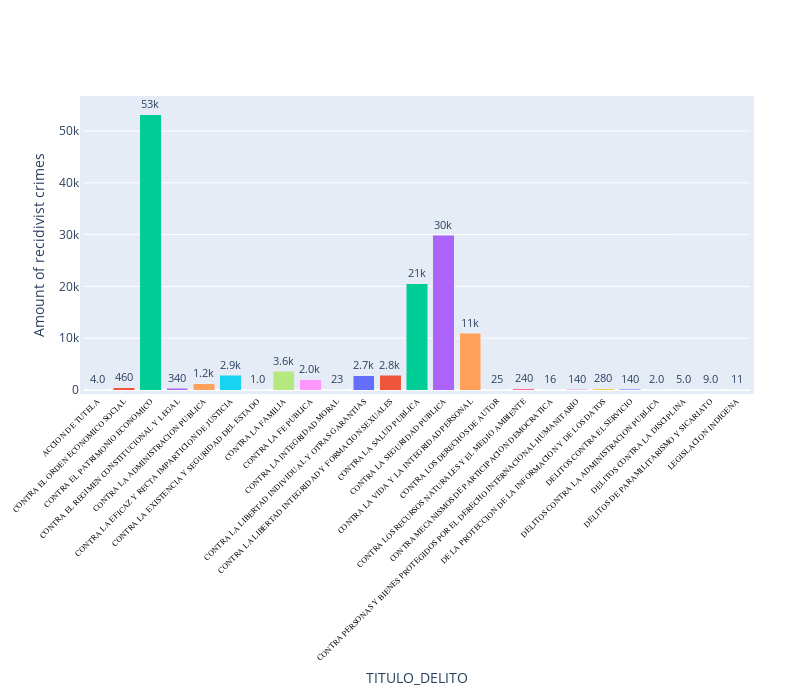

Notebook code cell kept with this figure:
### Code cell
fig = px.bar(df_genero[df_genero["GENERO"]=="MASCULINO"], x='TITULO_DELITO', y='INTERNOEN',
             hover_data=['TITULO_DELITO'], color='TITULO_DELITO',
             labels={'INTERNOEN':'Amount of recidivist crimes'}, height=400, barmode='stack', text="INTERNOEN")
fig.update_traces(texttemplate='%{text:.2s}', textposition='outside')
fig.update_layout(uniformtext_minsize=6, uniformtext_mode='hide', xaxis_tickangle=-45, showlegend=False, autosize=False,
                 width=800, height=700, margin=dict(l=50, r=50, b=100, t=100, pad=4 ))
fig.update_xaxes( tickfont=dict(family='Rockwell', color='black', size=8)) #tickangle=45,

fig.show()

### Figure 1 — Plotly figure (JSON) as saved in the notebook; plotly's stock layout.template omitted (floating-point values rounded to 4 significant figures)
{"data": [{"alignmentgroup": "True", "customdata": [["ACCION DE TUTELA"]], "hovertemplate": "TITULO_DELITO=%{customdata[0]}<br>Amount of recidivist crimes=%{text}<extra></extra>", "legendgroup": "ACCION DE TUTELA", "marker": {"color": "#636efa"}, "name": "ACCION DE TUTELA", "offsetgroup": "ACCION DE TUTELA", "orientation": "v", "showlegend": true, "text": [4], "textposition": "outside", "texttemplate": "%{text:.2s}", "type": "bar", "x": ["ACCION DE TUTELA"], "xaxis": "x", "y": [4], "yaxis": "y"}, {"alignmentgroup": "True", "customdata": [["CONTRA EL ORDEN ECONOMICO SOCIAL"]], "hovertemplate": "TITULO_DELITO=%{customdata[0]}<br>Amount of recidivist crimes=%{text}<extra></extra>", "legendgroup": "CONTRA EL ORDEN ECONOMICO SOCIAL", "marker": {"color": "#EF553B"}, "name": "CONTRA EL ORDEN ECONOMICO SOCIAL", "offsetgroup": "CONTRA EL ORDEN ECONOMICO SOCIAL", "orientation": "v", "showlegend": true, "text": [459], "textposition": "outside", "texttemplate": "%{text:.2s}", "type": "bar", "x": ["CONTRA EL ORDEN ECONOMICO SOCIAL"], "xaxis": "x", "y": [459], "yaxis": "y"}, {"alignmentgroup": "True", "customdata": [["CONTRA EL PATRIMONIO ECONOMICO"]], "hovertemplate": "TITULO_DELITO=%{customdata[0]}<br>Amount of recidivist crimes=%{text}<extra></extra>", "legendgroup": "CONTRA EL PATRIMONIO ECONOMICO", "marker": {"color": "#00cc96"}, "name": "CONTRA EL PATRIMONIO ECONOMICO", "offsetgroup": "CONTRA EL PATRIMONIO ECONOMICO", "orientation": "v", "showlegend": true, "text": [53192], "textposition": "outside", "texttemplate": "%{text:.2s}", "type": "bar", "x": ["CONTRA EL PATRIMONIO ECONOMICO"], "xaxis": "x", "y": [53192], "yaxis": "y"}, {"alignmentgroup": "True", "customdata": [["CONTRA EL REGIMEN CONSTITUCIONAL Y LEGAL"]], "hovertemplate": "TITULO_DELITO=%{customdata[0]}<br>Amount of recidivist crimes=%{text}<extra></extra>", "legendgroup": "CONTRA EL REGIMEN CONSTITUCIONAL Y LEGAL", "marker": {"color": "#ab63fa"}, "name": "CONTRA EL REGIMEN CONSTITUCIONAL Y LEGAL", "offsetgroup": "CONTRA EL REGIMEN CONSTITUCIONAL Y LEGAL", "orientation": "v", "showlegend": true, "text": [339], "textposition": "outside", "texttemplate": "%{text:.2s}", "type": "bar", "x": ["CONTRA EL REGIMEN CONSTITUCIONAL Y LEGAL"], "xaxis": "x", "y": [339], "yaxis": "y"}, {"alignmentgroup": "True", "customdata": [["CONTRA LA ADMINISTRACION PUBLICA"]], "hovertemplate": "TITULO_DELITO=%{customdata[0]}<br>Amount of recidivist crimes=%{text}<extra></extra>", "legendgroup": "CONTRA LA ADMINISTRACION PUBLICA", "marker": {"color": "#FFA15A"}, "name": "CONTRA LA ADMINISTRACION PUBLICA", "offsetgroup": "CONTRA LA ADMINISTRACION PUBLICA", "orientation": "v", "showlegend": true, "text": [1218], "textposition": "outside", "texttemplate": "%{text:.2s}", "type": "bar", "x": ["CONTRA LA ADMINISTRACION PUBLICA"], "xaxis": "x", "y": [1218], "yaxis": "y"}, {"alignmentgroup": "True", "customdata": [["CONTRA LA EFICAZ Y RECTA IMPARTICION DE JUSTICIA"]], "hovertemplate": "TITULO_DELITO=%{customdata[0]}<br>Amount of recidivist crimes=%{text}<extra></extra>", "legendgroup": "CONTRA LA EFICAZ Y RECTA IMPARTICION DE JUSTICIA", "marker": {"color": "#19d3f3"}, "name": "CONTRA LA EFICAZ Y RECTA IMPARTICION DE JUSTICIA", "offsetgroup": "CONTRA LA EFICAZ Y RECTA IMPARTICION DE JUSTICIA", "orientation": "v", "showlegend": true, "text": [2855], "textposition": "outside", "texttemplate": "%{text:.2s}", "type": "bar", "x": ["CONTRA LA EFICAZ Y RECTA IMPARTICION DE JUSTICIA"], "xaxis": "x", "y": [2855], "yaxis": "y"}, {"alignmentgroup": "True", "customdata": [["CONTRA LA EXISTENCIA Y SEGURIDAD DEL ESTADO"]], "hovertemplate": "TITULO_DELITO=%{customdata[0]}<br>Amount of recidivist crimes=%{text}<extra></extra>", "legendgroup": "CONTRA LA EXISTENCIA Y SEGURIDAD DEL ESTADO", "marker": {"color": "#FF6692"}, "name": "CONTRA LA EXISTENCIA Y SEGURIDAD DEL ESTADO", "offsetgroup": "CONTRA LA EXISTENCIA Y SEGURIDAD DEL ESTADO", "orientation": "v", "showlegend": true, "text": [1], "textposition": "outside", "texttemplate": "%{text:.2s}", "type": "bar", "x": ["CONTRA LA EXISTENCIA Y SEGURIDAD DEL ESTADO"], "xaxis": "x", "y": [1], "yaxis": "y"}, {"alignmentgroup": "True", "customdata": [["CONTRA LA FAMILIA"]], "hovertemplate": "TITULO_DELITO=%{customdata[0]}<br>Amount of recidivist crimes=%{text}<extra></extra>", "legendgroup": "CONTRA LA FAMILIA", "marker": {"color": "#B6E880"}, "name": "CONTRA LA FAMILIA", "offsetgroup": "CONTRA LA FAMILIA", "orientation": "v", "showlegend": true, "text": [3632], "textposition": "outside", "texttemplate": "%{text:.2s}", "type": "bar", "x": ["CONTRA LA FAMILIA"], "xaxis": "x", "y": [3632], "yaxis": "y"}, {"alignmentgroup": "True", "customdata": [["CONTRA LA FE PUBLICA"]], "hovertemplate": "TITULO_DELITO=%{customdata[0]}<br>Amount of recidivist crimes=%{text}<extra></extra>", "legendgroup": "CONTRA LA FE PUBLICA", "marker": {"color": "#FF97FF"}, "name": "CONTRA LA FE PUBLICA", "offsetgroup": "CONTRA LA FE PUBLICA", "orientation": "v", "showlegend": true, "text": [2025], "textposition": "outside", "texttemplate": "%{text:.2s}", "type": "bar", "x": ["CONTRA LA FE PUBLICA"], "xaxis": "x", "y": [2025], "yaxis": "y"}, {"alignmentgroup": "True", "customdata": [["CONTRA LA INTEGRIDAD MORAL"]], "hovertemplate": "TITULO_DELITO=%{customdata[0]}<br>Amount of recidivist crimes=%{text}<extra></extra>", "legendgroup": "CONTRA LA INTEGRIDAD MORAL", "marker": {"color": "#FECB52"}, "name": "CONTRA LA INTEGRIDAD MORAL", "offsetgroup": "CONTRA LA INTEGRIDAD MORAL", "orientation": "v", "showlegend": true, "text": [23], "textposition": "outside", "texttemplate": "%{text:.2s}", "type": "bar", "x": ["CONTRA LA INTEGRIDAD MORAL"], "xaxis": "x", "y": [23], "yaxis": "y"}, {"alignmentgroup": "True", "customdata": [["CONTRA LA LIBERTAD INDIVIDUAL Y OTRAS GARANTIAS"]], "hovertemplate": "TITULO_DELITO=%{customdata[0]}<br>Amount of recidivist crimes=%{text}<extra></extra>", "legendgroup": "CONTRA LA LIBERTAD INDIVIDUAL Y OTRAS GARANTIAS", "marker": {"color": "#636efa"}, "name": "CONTRA LA LIBERTAD INDIVIDUAL Y OTRAS GARANTIAS", "offsetgroup": "CONTRA LA LIBERTAD INDIVIDUAL Y OTRAS GARANTIAS", "orientation": "v", "showlegend": true, "text": [2713], "textposition": "outside", "texttemplate": "%{text:.2s}", "type": "bar", "x": ["CONTRA LA LIBERTAD INDIVIDUAL Y OTRAS GARANTIAS"], "xaxis": "x", "y": [2713], "yaxis": "y"}, {"alignmentgroup": "True", "customdata": [["CONTRA LA LIBERTAD INTEGRIDAD Y FORMACION SEXUALES"]], "hovertemplate": "TITULO_DELITO=%{customdata[0]}<br>Amount of recidivist crimes=%{text}<extra></extra>", "legendgroup": "CONTRA LA LIBERTAD INTEGRIDAD Y FORMACION SEXUALES", "marker": {"color": "#EF553B"}, "name": "CONTRA LA LIBERTAD INTEGRIDAD Y FORMACION SEXUALES", "offsetgroup": "CONTRA LA LIBERTAD INTEGRIDAD Y FORMACION SEXUALES", "orientation": "v", "showlegend": true, "text": [2802], "textposition": "outside", "texttemplate": "%{text:.2s}", "type": "bar", "x": ["CONTRA LA LIBERTAD INTEGRIDAD Y FORMACION SEXUALES"], "xaxis": "x", "y": [2802], "yaxis": "y"}, {"alignmentgroup": "True", "customdata": [["CONTRA LA SALUD PUBLICA"]], "hovertemplate": "TITULO_DELITO=%{customdata[0]}<br>Amount of recidivist crimes=%{text}<extra></extra>", "legendgroup": "CONTRA LA SALUD PUBLICA", "marker": {"color": "#00cc96"}, "name": "CONTRA LA SALUD PUBLICA", "offsetgroup": "CONTRA LA SALUD PUBLICA", "orientation": "v", "showlegend": true, "text": [20503], "textposition": "outside", "texttemplate": "%{text:.2s}", "type": "bar", "x": ["CONTRA LA SALUD PUBLICA"], "xaxis": "x", "y": [20503], "yaxis": "y"}, {"alignmentgroup": "True", "customdata": [["CONTRA LA SEGURIDAD PUBLICA"]], "hovertemplate": "TITULO_DELITO=%{customdata[0]}<br>Amount of recidivist crimes=%{text}<extra></extra>", "legendgroup": "CONTRA LA SEGURIDAD PUBLICA", "marker": {"color": "#ab63fa"}, "name": "CONTRA LA SEGURIDAD PUBLICA", "offsetgroup": "CONTRA LA SEGURIDAD PUBLICA", "orientation": "v", "showlegend": true, "text": [29903], "textposition": "outside", "texttemplate": "%{text:.2s}", "type": "bar", "x": ["CONTRA LA SEGURIDAD PUBLICA"], "xaxis": "x", "y": [29903], "yaxis": "y"}, {"alignmentgroup": "True", "customdata": [["CONTRA LA VIDA Y LA INTEGRIDAD PERSONAL"]], "hovertemplate": "TITULO_DELITO=%{customdata[0]}<br>Amount of recidivist crimes=%{text}<extra></extra>", "legendgroup": "CONTRA LA VIDA Y LA INTEGRIDAD PERSONAL", "marker": {"color": "#FFA15A"}, "name": "CONTRA LA VIDA Y LA INTEGRIDAD PERSONAL", "offsetgroup": "CONTRA LA VIDA Y LA INTEGRIDAD PERSONAL", "orientation": "v", "showlegend": true, "text": [10942], "textposition": "outside", "texttemplate": "%{text:.2s}", "type": "bar", "x": ["CONTRA LA VIDA Y LA INTEGRIDAD PERSONAL"], "xaxis": "x", "y": [10942], "yaxis": "y"}, {"alignmentgroup": "True", "customdata": [["CONTRA LOS DERECHOS DE AUTOR"]], "hovertemplate": "TITULO_DELITO=%{customdata[0]}<br>Amount of recidivist crimes=%{text}<extra></extra>", "legendgroup": "CONTRA LOS DERECHOS DE AUTOR", "marker": {"color": "#19d3f3"}, "name": "CONTRA LOS DERECHOS DE AUTOR", "offsetgroup": "CONTRA LOS DERECHOS DE AUTOR", "orientation": "v", "showlegend": true, "text": [25], "textposition": "outside", "texttemplate": "%{text:.2s}", "type": "bar", "x": ["CONTRA LOS DERECHOS DE AUTOR"], "xaxis": "x", "y": [25], "yaxis": "y"}, {"alignmentgroup": "True", "customdata": [["CONTRA LOS RECURSOS NATURALES Y EL MEDIO AMBIENTE"]], "hovertemplate": "TITULO_DELITO=%{customdata[0]}<br>Amount of recidivist crimes=%{text}<extra></extra>", "legendgroup": "CONTRA LOS RECURSOS NATURALES Y EL MEDIO AMBIENTE", "marker": {"color": "#FF6692"}, "name": "CONTRA LOS RECURSOS NATURALES Y EL MEDIO AMBIENTE", "offsetgroup": "CONTRA LOS RECURSOS NATURALES Y EL MEDIO AMBIENTE", "orientation": "v", "showlegend": true, "text": [242], "textposition": "outside", "texttemplate": "%{text:.2s}", "type": "bar", "x": ["CONTRA LOS RECURSOS NATURALES Y EL MEDIO AMBIENTE"], "xaxis": "x", "y": [242], "yaxis": "y"}, {"alignmentgroup": "True", "customdata": [["CONTRA MECANISMOS DE PARTICIPACION DEMOCRATICA"]], "hovertemplate": "TITULO_DELITO=%{customdata[0]}<br>Amount of recidivist crimes=%{text}<extra></extra>", "legendgroup": "CONTRA MECANISMOS DE PARTICIPACION DEMOCRATICA", "marker": {"color": "#B6E880"}, "name": "CONTRA MECANISMOS DE PARTICIPACION DEMOCRATICA", "offsetgroup": "CONTRA MECANISMOS DE PARTICIPACION DEMOCRATICA", "orientation": "v", "showlegend": true, "text": [16], "textposition": "outside", "texttemplate": "%{text:.2s}", "type": "bar", "x": ["CONTRA MECANISMOS DE PARTICIPACION DEMOCRATICA"], "xaxis": "x", "y": [16], "yaxis": "y"}, {"alignmentgroup": "True", "customdata": [["CONTRA PERSONAS Y BIENES PROTEGIDOS POR EL DERECHO INTERNACIONAL HUMANITARIO"]], "hovertemplate": "TITULO_DELITO=%{customdata[0]}<br>Amount of recidivist crimes=%{text}<extra></extra>", "legendgroup": "CONTRA PERSONAS Y BIENES PROTEGIDOS POR EL DERECHO INTERNACIONAL HUMANITARIO", "marker": {"color": "#FF97FF"}, "name": "CONTRA PERSONAS Y BIENES PROTEGIDOS POR EL DERECHO INTERNACIONAL HUMANITARIO", "offsetgroup": "CONTRA PERSONAS Y BIENES PROTEGIDOS POR EL DERECHO INTERNACIONAL HUMANITARIO", "orientation": "v", "showlegend": true, "text": [140], "textposition": "outside", "texttemplate": "%{text:.2s}", "type": "bar", "x": ["CONTRA PERSONAS Y BIENES PROTEGIDOS POR EL DERECHO INTERNACIONAL HUMANITARIO"], "xaxis": "x", "y": [140], "yaxis": "y"}, {"alignmentgroup": "True", "customdata": [["DE LA PROTECCION DE LA INFORMACION Y DE LOS DATOS"]], "hovertemplate": "TITULO_DELITO=%{customdata[0]}<br>Amount of recidivist crimes=%{text}<extra></extra>", "legendgroup": "DE LA PROTECCION DE LA INFORMACION Y DE LOS DATOS", "marker": {"color": "#FECB52"}, "name": "DE LA PROTECCION DE LA INFORMACION Y DE LOS DATOS", "offsetgroup": "DE LA PROTECCION DE LA INFORMACION Y DE LOS DATOS", "orientation": "v", "showlegend": true, "text": [280], "textposition": "outside", "texttemplate": "%{text:.2s}", "type": "bar", "x": ["DE LA PROTECCION DE LA INFORMACION Y DE LOS DATOS"], "xaxis": "x", "y": [280], "yaxis": "y"}, {"alignmentgroup": "True", "customdata": [["DELITOS CONTRA EL SERVICIO"]], "hovertemplate": "TITULO_DELITO=%{customdata[0]}<br>Amount of recidivist crimes=%{text}<extra></extra>", "legendgroup": "DELITOS CONTRA EL SERVICIO", "marker": {"color": "#636efa"}, "name": "DELITOS CONTRA EL SERVICIO", "offsetgroup": "DELITOS CONTRA EL SERVICIO", "orientation": "v", "showlegend": true, "text": [144], "textposition": "outside", "texttemplate": "%{text:.2s}", "type": "bar", "x": ["DELITOS CONTRA EL SERVICIO"], "xaxis": "x", "y": [144], "yaxis": "y"}, {"alignmentgroup": "True", "customdata": [["DELITOS CONTRA LA ADMINISTRACION PUBLICA"]], "hovertemplate": "TITULO_DELITO=%{customdata[0]}<br>Amount of recidivist crimes=%{text}<extra></extra>", "legendgroup": "DELITOS CONTRA LA ADMINISTRACION PUBLICA", "marker": {"color": "#EF553B"}, "name": "DELITOS CONTRA LA ADMINISTRACION PUBLICA", "offsetgroup": "DELITOS CONTRA LA ADMINISTRACION PUBLICA", "orientation": "v", "showlegend": true, "text": [2], "textposition": "outside", "texttemplate": "%{text:.2s}", "type": "bar", "x": ["DELITOS CONTRA LA ADMINISTRACION PUBLICA"], "xaxis": "x", "y": [2], "yaxis": "y"}, {"alignmentgroup": "True", "customdata": [["DELITOS CONTRA LA DISCIPLINA"]], "hovertemplate": "TITULO_DELITO=%{customdata[0]}<br>Amount of recidivist crimes=%{text}<extra></extra>", "legendgroup": "DELITOS CONTRA LA DISCIPLINA", "marker": {"color": "#00cc96"}, "name": "DELITOS CONTRA LA DISCIPLINA", "offsetgroup": "DELITOS CONTRA LA DISCIPLINA", "orientation": "v", "showlegend": true, "text": [5], "textposition": "outside", "texttemplate": "%{text:.2s}", "type": "bar", "x": ["DELITOS CONTRA LA DISCIPLINA"], "xaxis": "x", "y": [5], "yaxis": "y"}, {"alignmentgroup": "True", "customdata": [["DELITOS DE PARAMILITARISMO Y SICARIATO"]], "hovertemplate": "TITULO_DELITO=%{customdata[0]}<br>Amount of recidivist crimes=%{text}<extra></extra>", "legendgroup": "DELITOS DE PARAMILITARISMO Y SICARIATO", "marker": {"color": "#ab63fa"}, "name": "DELITOS DE PARAMILITARISMO Y SICARIATO", "offsetgroup": "DELITOS DE PARAMILITARISMO Y SICARIATO", "orientation": "v", "showlegend": true, "text": [9], "textposition": "outside", "texttemplate": "%{text:.2s}", "type": "bar", "x": ["DELITOS DE PARAMILITARISMO Y SICARIATO"], "xaxis": "x", "y": [9], "yaxis": "y"}, {"alignmentgroup": "True", "customdata": [["LEGISLACION INDIGENA"]], "hovertemplate": "TITULO_DELITO=%{customdata[0]}<br>Amount of recidivist crimes=%{text}<extra></extra>", "legendgroup": "LEGISLACION INDIGENA", "marker": {"color": "#FFA15A"}, "name": "LEGISLACION INDIGENA", "offsetgroup": "LEGISLACION INDIGENA", "orientation": "v", "showlegend": true, "text": [11], "textposition": "outside", "texttemplate": "%{text:.2s}", "type": "bar", "x": ["LEGISLACION INDIGENA"], "xaxis": "x", "y": [11], "yaxis": "y"}], "layout": {"autosize": false, "barmode": "stack", "height": 700, "legend": {"title": {"text": "TITULO_DELITO"}, "tracegroupgap": 0}, "margin": {"b": 100, "l": 50, "pad": 4, "r": 50, "t": 100}, "showlegend": false, "uniformtext": {"minsize": 6, "mode": "hide"}, "width": 800, "xaxis": {"anchor": "y", "categoryarray": ["ACCION DE TUTELA", "CONTRA EL ORDEN ECONOMICO SOCIAL", "CONTRA EL PATRIMONIO ECONOMICO", "CONTRA EL REGIMEN CONSTITUCIONAL Y LEGAL", "CONTRA LA ADMINISTRACION PUBLICA", "CONTRA LA EFICAZ Y RECTA IMPARTICION DE JUSTICIA", "CONTRA LA EXISTENCIA Y SEGURIDAD DEL ESTADO", "CONTRA LA FAMILIA", "CONTRA LA FE PUBLICA", "CONTRA LA INTEGRIDAD MORAL", "CONTRA LA LIBERTAD INDIVIDUAL Y OTRAS GARANTIAS", "CONTRA LA LIBERTAD INTEGRIDAD Y FORMACION SEXUALES", "CONTRA LA SALUD PUBLICA", "CONTRA LA SEGURIDAD PUBLICA", "CONTRA LA VIDA Y LA INTEGRIDAD PERSONAL", "CONTRA LOS DERECHOS DE AUTOR", "CONTRA LOS RECURSOS NATURALES Y EL MEDIO AMBIENTE", "CONTRA MECANISMOS DE PARTICIPACION DEMOCRATICA", "CONTRA PERSONAS Y BIENES PROTEGIDOS POR EL DERECHO INTERNACIONAL HUMANITARIO", "DE LA PROTECCION DE LA INFORMACION Y DE LOS DATOS", "DELITOS CONTRA EL SERVICIO", "DELITOS CONTRA LA ADMINISTRACION PUBLICA", "DELITOS CONTRA LA DISCIPLINA", "DELITOS DE PARAMILITARISMO Y SICARIATO", "LEGISLACION INDIGENA"], "categoryorder": "array", "domain": [0, 1], "tickangle": -45, "tickfont": {"color": "black", "family": "Rockwell", "size": 8}, "title": {"text": "TITULO_DELITO"}}, "yaxis": {"anchor": "x", "domain": [0, 1], "title": {"text": "Amount of recidivist crimes"}}}}
